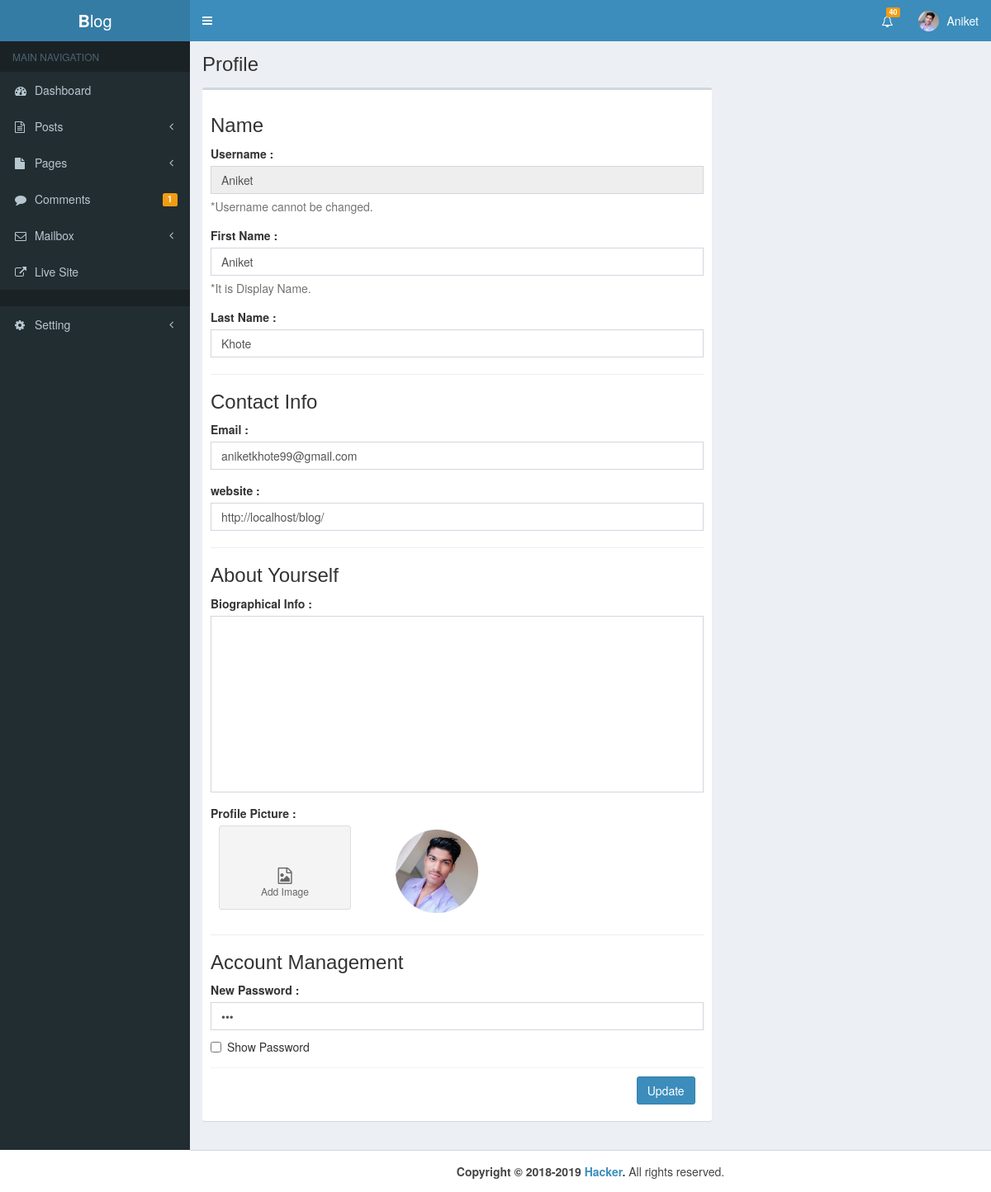
Page /admin/profile.php?profile=12 (signed in) on the committed database.
### tables this page shows
CREATE TABLE `user` (
  `id` int(11) NOT NULL,
  `username` varchar(100) NOT NULL,
  `email` varchar(100) NOT NULL,
  `website` varchar(100) NOT NULL,
  `fname` varchar(100) NOT NULL,
  `lname` varchar(100) NOT NULL,
  `bio` mediumtext NOT NULL,
  `detail` varchar(500) NOT NULL,
  `password` varchar(100) NOT NULL,
  `img` varchar(1000) NOT NULL,
  `registered_date` varchar(100) NOT NULL
);

### admin/profile.php (the view, shortened to what this page needs)
<?php
include "header.php"
?>
<body class="hold-transition skin-blue sidebar-mini">
<div class="wrapper">
  <?php include "nav.php" ?>
  <?php include "sidebar.php" ?>
  <div class="content-wrapper">
    <section class="content-header">
      <h1>
        Profile
      </h1>
    </section>
    <section class="content">
      <div class="row">
        <?php
          global $con;
          $id = $_GET['profile'];
          $s = "SELECT * FROM user WHERE id = '$id'";
          $r = mysqli_query($con,$s);
          $row = mysqli_fetch_array($r);
          $username = $row['username'];
          $fname = $row['fname'];
          $lname = $row['lname'];
          $email = $row['email'];
          $website = $row['website'];
          $password = $row['password'];
          $image = $row['img'];
         ?>
        <form role="form" action="profile.php?profile=<?php echo "$id"; ?>" method="post" enctype="multipart/form-data">
          <div class="col-md-8">
            <div class="box">
                <div class="box-body">
                  <h3 class="box-title">Name</h3>
                  <div class="form-group">
                    <label>Username :</label>
                    <input type="text" name="username" class="form-control" value="<?php echo "$username"; ?>" disabled>
                    <span class="help-block">*Username cannot be changed.</span>
                  </div>
                  <div class="form-group">
                    <label>First Name :</label>
                    <input type="text" name="fname" class="form-control" value="<?php echo "$fname"; ?>">
                    <span class="help-block">*It is Display  Name.</span>
                  </div>
                  <div class="form-group">
                    <label>Last Name :</label>
                    <input type="text" name="lname" class="form-control" value="<?php echo "$lname"; ?>">
                  </div>
                  <hr>
                  <h3 class="box-title">Contact Info</h3>
                  <div class="form-group">
                    <label>Email :</label>
                    <input type="email" name="email" class="form-control" value="<?php echo "$email"; ?>">
                  </div>
                  <div class="form-group">
                    <label>website :</label>
                    <input type="text" name="website" class="form-control" value="<?php echo "$website"; ?>">
                  </div>
                  <hr>
                  <h3 class="box-title">About Yourself </h3>
                  <div class="form-group">
                    <label>Biographical Info :</label>
                    <textarea style="resize:none" rows="10" name="bio" class="form-control">
                    </textarea>
                  </div>
                  <div class="form-group">
                    <label>Profile Picture :</label><br>
                    <span class="btn btn-app btn-file" style="padding:50px;">
                      <i class="fa fa-file-image-o"></i> Add Image
                    </span>
                    <span style="padding:50px;">
                      <?php if (!empty("$image")): ?>
                        <img id="preview" src="upload/<?php echo "$image"; ?>" class="img-circle" style="width:100px;">
                      <?php endif; ?>
                    </span>
                  </div>
                  <hr>
                  <h3 class="box-title">Account Management</h3>
                  <div class="form-group">
                    <label>New Password	 :</label>
                    <input id="visible" type="password" name="password" class="form-control" value="<?php echo "$password"; ?>">
                    <div class="checkbox">
                    <label>
                      <input type="checkbox" onclick="PasswordVisibility()">Show Password
                    </label>
                  </div>
                  </div>
                  <div class="box-footer">
                      <button type="submit" name="Update" class="btn btn-primary pull-right">Update</button>
                  </div>
              </div>
            </div>
          </div>
        </form>
      </div>
    </section>
  </div>
</div>
  <?php include "footer.php" ?>
</body>

### admin/nav.php (shortened to what this page needs)
<?php
$con = new mysqli("localhost","root","","blog");
$i = $_SESSION['User_Id'];
$sql = "SELECT * FROM user WHERE id = '$i'";
$result = mysqli_query($con,$sql);
$row = mysqli_fetch_array($result);
$user = $row['username'];
$img = $row['img'];
 ?>
<header class="main-header">
  <a href="index.php" class="logo">
    <span class="logo-lg"><b>B</b>log</span>
  </a>
  <nav class="navbar navbar-static-top">
      <a href="#" class="sidebar-toggle" data-toggle="push-menu" role="button">
      </a>
      <div class="navbar-custom-menu">
        <ul class="nav navbar-nav">
          <li class="dropdown notifications-menu">
           <a href="#" class="dropdown-toggle" data-toggle="dropdown">
             <i class="fa fa-bell-o"></i>
             <span class="label label-warning">40</span>
           </a>
         </li>
          <li class="dropdown user user-menu">
            <a href="#" class="dropdown-toggle" data-toggle="dropdown">
              <?php if (!empty($img)): ?>
                <img src="upload/<?php echo "$img"; ?>" class="user-image" alt="User Image">
              <?php endif; ?>
              <span class="hidden-xs"><?php echo "$user"; ?></span>
            </a>
          </li>
        </ul>
      </div>
    </nav>
</header>

### admin/assets/css/main.css (style rules this page uses)
body { min-height: 100vh; }
.img-circle { object-fit: cover; }

### rows in the picture
user: img (placeholder picture), username "Aniket", fname "Aniket", lname "Khote", email "aniketkhote99@gmail.com", website "http://localhost/blog/"

### other values in the picture
$PendingComment "1"
